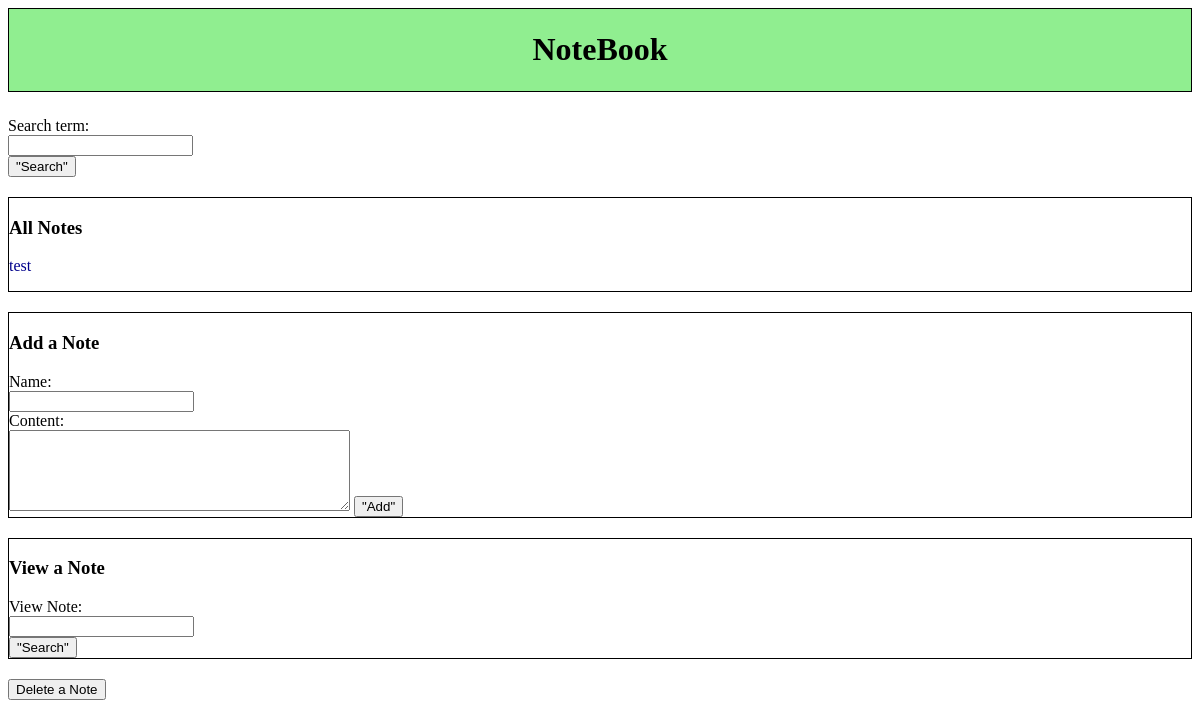
The app's page /, older data.
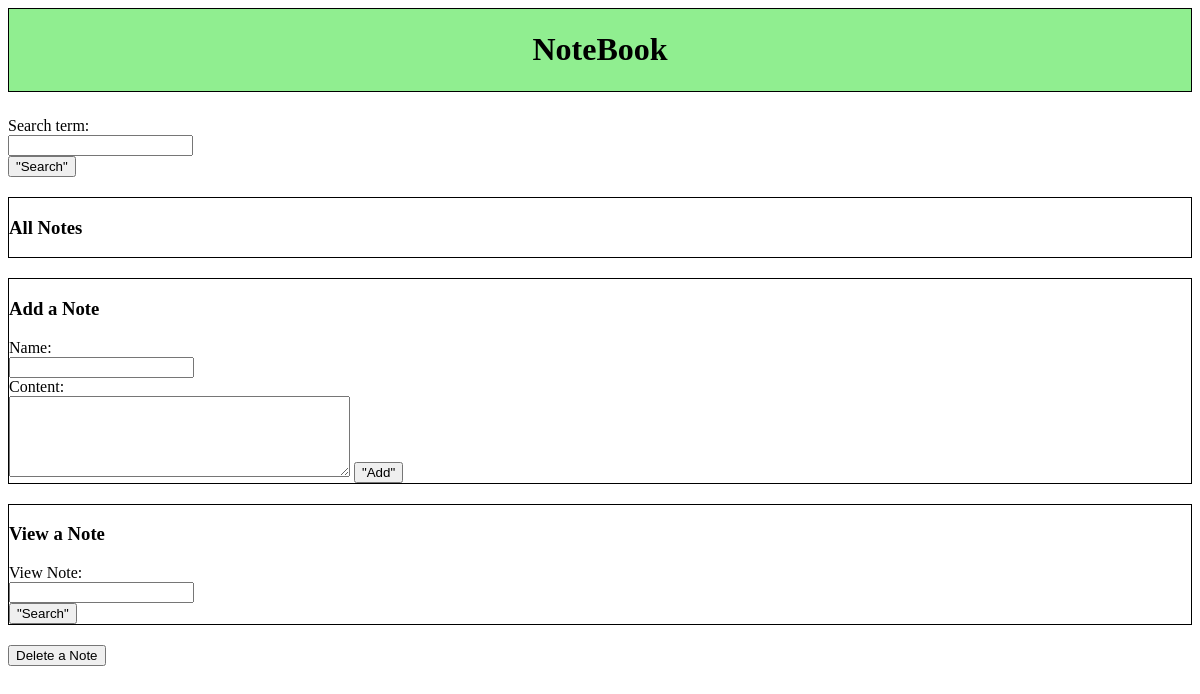
The same page, newer data.
### notebook/models.py (models this page shows)
class Note(db.Model):
    id = db.Column(db.Integer, primary_key=True)
    name = db.Column(db.Text, nullable=False)
    content = db.Column(db.Text, nullable=False)
    comments = db.relationship('Comment', backref='note', cascade='all, delete-orphan', lazy=True)

### notebook/routes.py (the view, shortened to what this page needs)
@app.route('/', methods=['GET', 'POST'])
def main_page():
    all_notes_queries = Note.query.all()
    all_notes = [note.name for note in all_notes_queries]
    if len(all_notes) == 0:
        return render_template('main.html')
    return render_template('main.html', notes=all_notes, notes_header="All Notes")

### notebook/templates/main.html (shortened to what this page needs)
<!DOCTYPE html>
<html>
  <head>
    <link rel="stylesheet" href="{{ url_for('static', filename='css/main.css') }}"/>
  </head>
  <body>
    <header>
          <h1>NoteBook</h1>
    </header>
    <div style = border:none;>
      <form action="{{ url_for('main_page') }}" method="POST">
        <label for="term">Search term:</label><br>
        <input type="text" id="term" name="term"><br>
        <button type="submit" name="action" value="search">"Search"</button>
      </form>
    </div>
    <div>
      <h3>All Notes</h3>
      {% for note in notes %}
        <p>{{ note }}</p>
      {% endfor %}
    </div>
    <div>
      <h3>Add a Note</h3>
      <form action="{{ url_for('main_page') }}" method="POST">
        <label for="name">Name:</label><br>
        <input type="text" id="name" name="name"><br>
        <label for="content">Content:</label><br>
        <textarea id="content" name="content" rows="5" cols="40"></textarea>
        <button type="submit" name="action" value="add">"Add"</button>
      </form>
    </div>
    <div>
      <h3>View a Note</h3>
      <form action="{{ url_for('find_note') }}" method="POST">
        <label for="note">View Note:</label><br>
        <input type="text" id="note" name="note"><br>
        <button type="submit" name="action" value="find">"Search"</button>
      </form>
    </div>
    <button id="toggleButton">Delete a Note</button>
  </body>
</html>

Row changes from the older to the newer data that the page shows:
removed Note: name "test"
